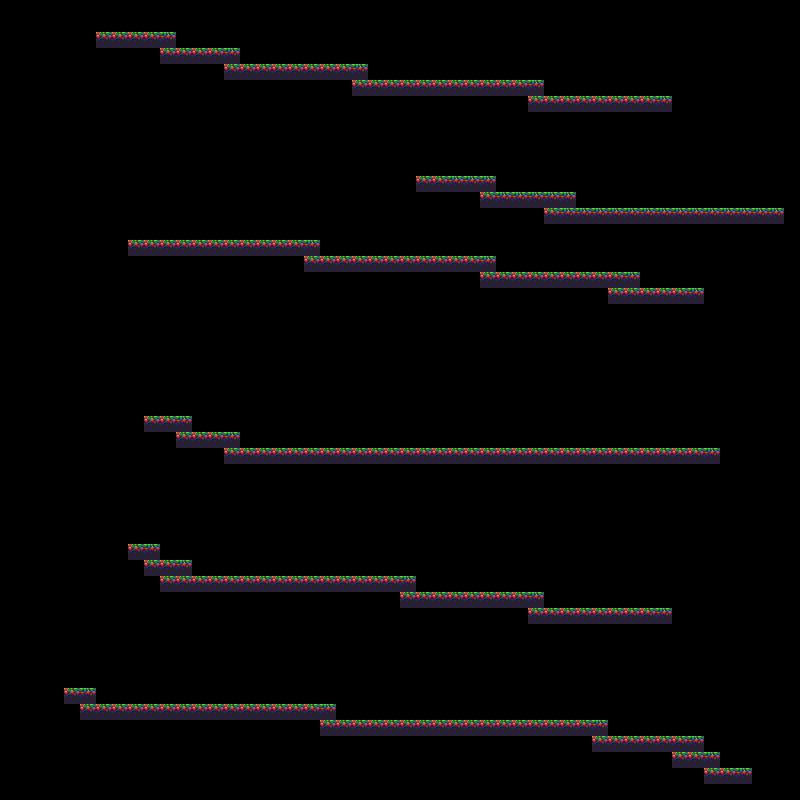

This is a level from a 2D game, rendered from its Tiled map with the project's own tilesets. A one-line summary and the map file follow, with tile-layer data summarised:
An orthogonal 50x50 tile map with 16x16 px tiles, 2 tile layers (Tile Layer 1, Layer2).

<map version="1.0" orientation="orthogonal" renderorder="right-down" width="50" height="50" tilewidth="16" tileheight="16">
 <tileset firstgid="1" name="sheet_9" tilewidth="16" tileheight="16">
  <image source="sheet_9.png" width="272" height="128" />
 </tileset>
 <layer name="Tile Layer 1" width="50" height="50">
  <data>[2500 cells, 206 non-empty, 2 distinct tile ids]</data>
 </layer>
 <layer name="Layer2" width="50" height="50">
  <properties>
   <property name="Property1 (float)" value="333" />
   <property name="Property2 (bool)" value="false" />
   <property name="Property3 (int)" value="22" />
  </properties>
  <data>[2500 cells, 26 non-empty, 2 distinct tile ids]</data>
 </layer>
</map>
